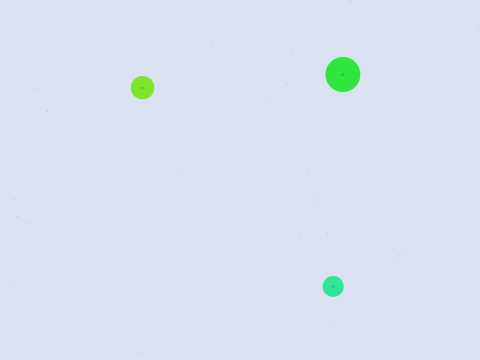
Frame 1 (no input)
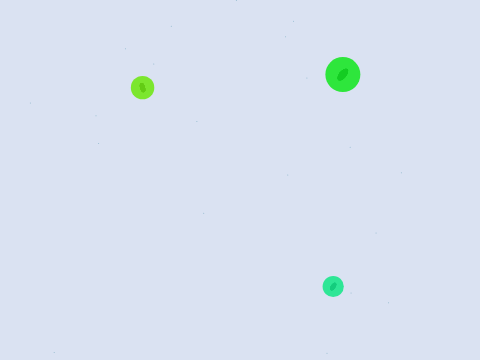
Frame 60 (no input)
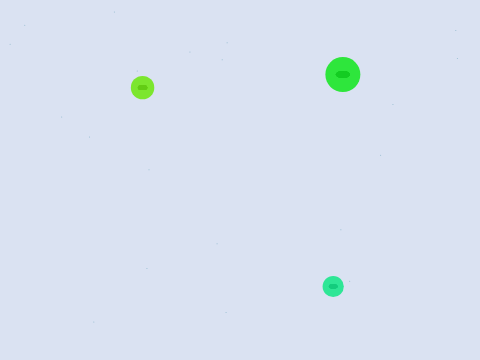
Frame 120 (the mouse pressed at the canvas centre since frame 60)

The p5.js sketch that drew these frames (run headless with seeded random() and noise() and a simulated clock; from frame 60 on, the mouse is pressed at the canvas centre):

// p5.js sketch
// ── sketch.js
let cells = [];
let chromosomeGroups = [];

function setup() {
  createCanvas(480, 360);
  noStroke();
  colorMode(HSB, 360, 100, 100, 1);

  // Create initial cells
  for (let i = 0; i < 3; i++) {
    cells.push({
      x: random(width),
      y: random(height),
      size: random(20, 40),
      hue: random(360),
      phase: 0,
      speed: random(0.005, 0.01),
      chromosomes: []
    });
  }

  // Initialize chromosomes for each cell
  for (let cell of cells) {
    let numChromosomes = floor(random(4, 8));
    for (let i = 0; i < numChromosomes; i++) {
      cell.chromosomes.push({
        x: cell.x,
        y: cell.y,
        size: random(5, 10),
        angle: random(TWO_PI),
        phase: 0,
        hue: cell.hue
      });
    }
  }
}

function draw() {
  background(220, 10, 95);

  // Update and display cells and their chromosomes
  for (let cell of cells) {
    // Animate cell phase
    cell.phase += cell.speed;
    
    // Draw cell membrane
    fill(cell.hue, 80, 90);
    ellipse(cell.x, cell.y, cell.size);

    // Update and draw chromosomes
    let chromSize = cell.size * 0.4;
    for (let chrom of cell.chromosomes) {
      chrom.phase += 0.02;
      
      // Chromosome phases: condense -> align -> separate -> reform
      let phase = (cell.phase + chrom.phase) % 1;
      
      if (phase < 0.25) {
        // Condensing phase
        chrom.size = map(phase, 0, 0.25, 2, chromSize);
        chrom.angle = cell.phase * 3;
      } else if (phase < 0.5) {
        // Aligning phase
        chrom.size = chromSize;
        chrom.angle = 0;
      } else if (phase < 0.75) {
        // Separating phase
        chrom.size = chromSize;
        chrom.angle = cell.phase * 10;
      } else {
        // Reforming phase
        chrom.size = map(phase, 0.75, 1, chromSize, 2);
        chrom.angle = 0;
      }

      // Draw chromosome
      push();
      translate(chrom.x, chrom.y);
      rotate(chrom.angle);
      fill(chrom.hue, 90, 80);
      ellipse(0, 0, chrom.size, chrom.size * 0.5);
      pop();
    }
  }

  // Add a little more visual interest
  for (let i = 0; i < 20; i++) {
    let x = random(width);
    let y = random(height);
    fill(200, 30, 80);
    ellipse(x, y, 1, 1);
  }
}
